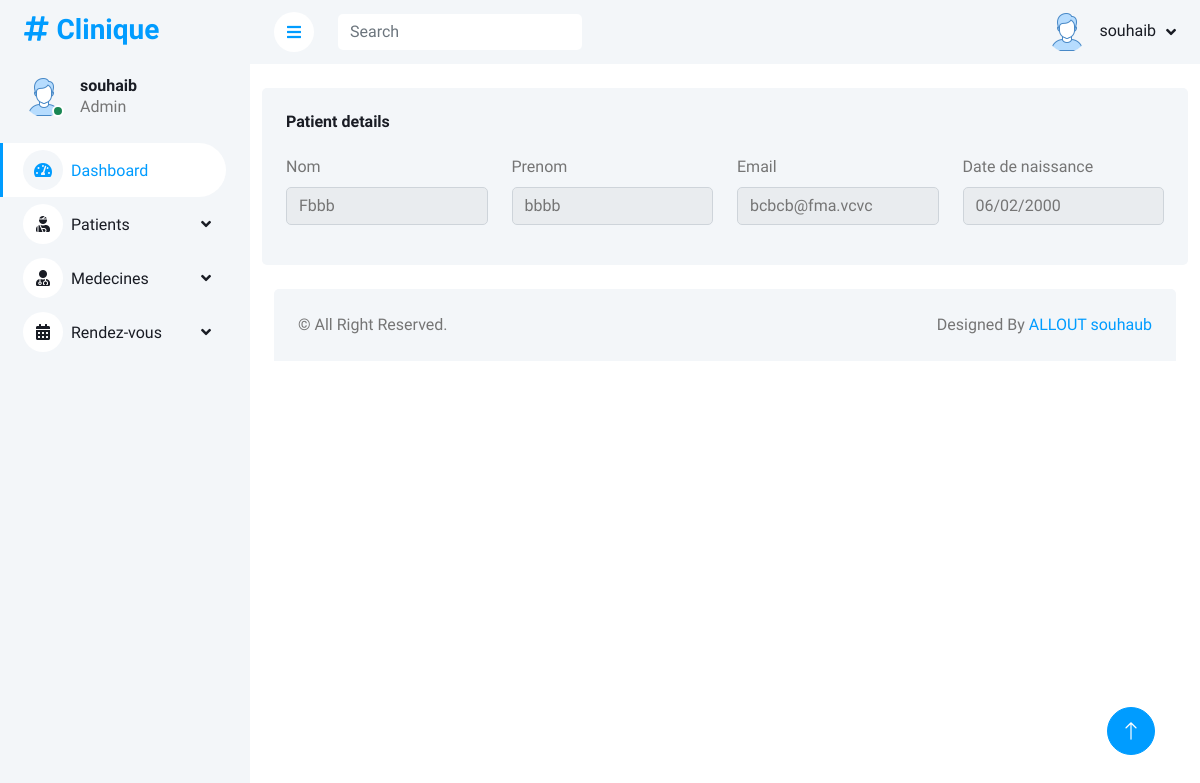
Page /patients/details/32 (signed in) on the earlier database version.
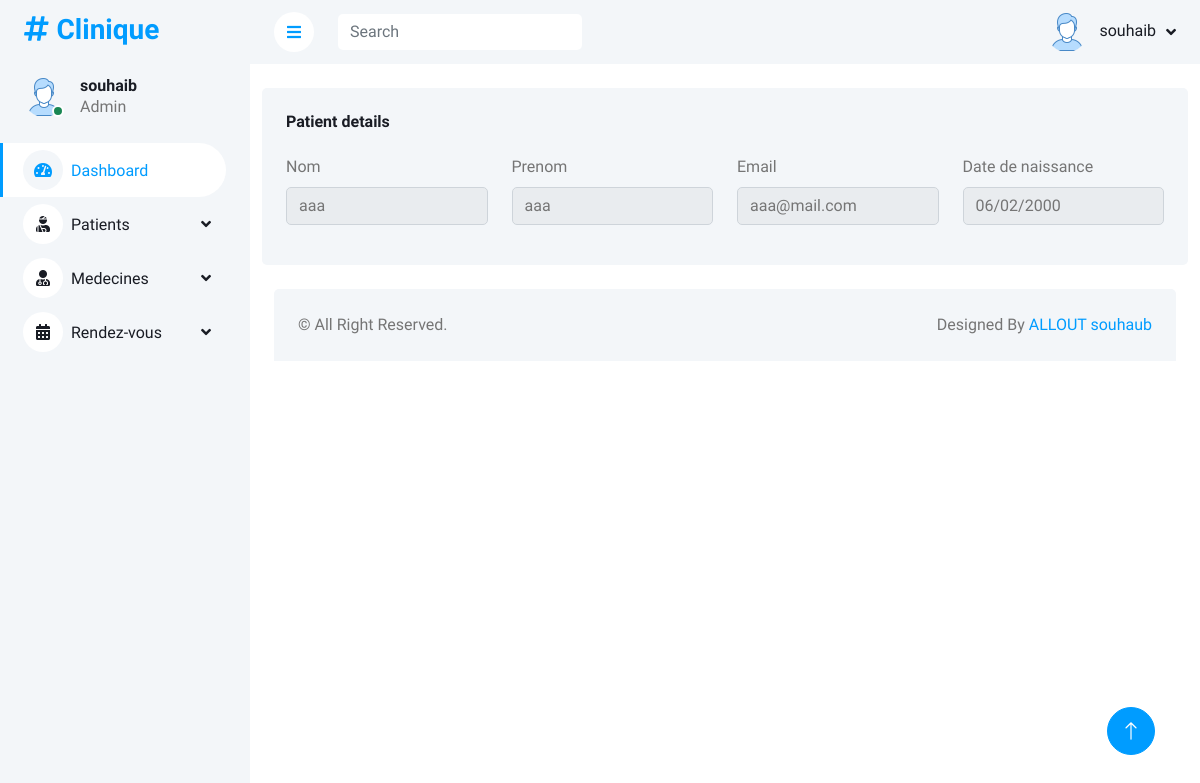
Same page on the later database version.
### allout_souhaib/models.py (models this page shows, shortened)
class Patient(models.Model):
    nom = models.CharField(max_length=45)
    prenom = models.CharField(max_length=45)
    email = models.CharField(max_length=45, unique=True)
    dateNaissance = models.DateField(null=True)

### allout_souhaib/views.py (the view)
# urls.py: path('patients/details/<int:id>', views.patientsdetails),
def patientsdetails(request, id):
    if request.user.is_authenticated == False:
        return redirect('/login')
    pateint = Patient.objects.get(id=id)
    context = {'patient': pateint}
    return render(request, 'patients/details.html', context)

### templates/patients/details.html (shortened to what this page needs)
<!DOCTYPE html>
<html lang="en">
<head>
    {% include 'includes/cssfiles.html' %}
</head>
<body>
<div class="container-xxl position-relative bg-white d-flex p-0">
    {% include 'includes/sidebar.html' %}
    <div class="content">
        {% include 'includes/header.html' %}
        <div class="container-fluid pt-4 px-4">
            <div class="row g-4">
                <div class="bg-light rounded h-100 p-4">
                    <h6 class="mb-4">Patient details</h6>
                    <div  class="post-form row">
                        <div class="col-3 mb-3">
                            <label for="nom" class="form-label">Nom</label>
                            <input type="text" class="form-control" id="nom" name="nom" readonly
                                   aria-describedby="emailHelp" value="{{ patient.nom }}">
                        </div>
                        <div class="col-3 mb-3">
                            <label for="prenom" class="form-label">Prenom</label>
                            <input type="text" class="form-control" id="prenom" name="prenom" readonly
                                   value="{{ patient.prenom }}">
                        </div>
                        <div class="col-3 mb-3">
                            <label for="email" class="form-label">Email</label>
                            <input type="email" class="form-control" id="email" name="email" readonly
                                   value="{{ patient.email }}">
                        </div>
                        <div class=" col-3 mb-3">
                            <label for="dateNaissance" class="form-label">Date de naissance</label>
                            <input type="date" class="form-control" id="dateNaissance" name="dateNaissance"
                                   value="{{ patient.dateNaissance |date:'Y-m-d' }}" readonly>
                        </div>
                    </div>
                </div>
            </div>
        </div>
        {% include 'includes/footer.html' %}
    </div>
    <a href="#" class="btn btn-lg btn-primary btn-lg-square back-to-top"><i class="bi bi-arrow-up"></i></a>
</div>
</body>
</html>

Differences in the rows shown:
changed Patient: nom "Fbbb" → "aaa"; prenom "bbbb" → "aaa"; email "bcbcb@fma.vcvc" → "aaa@mail.com"
